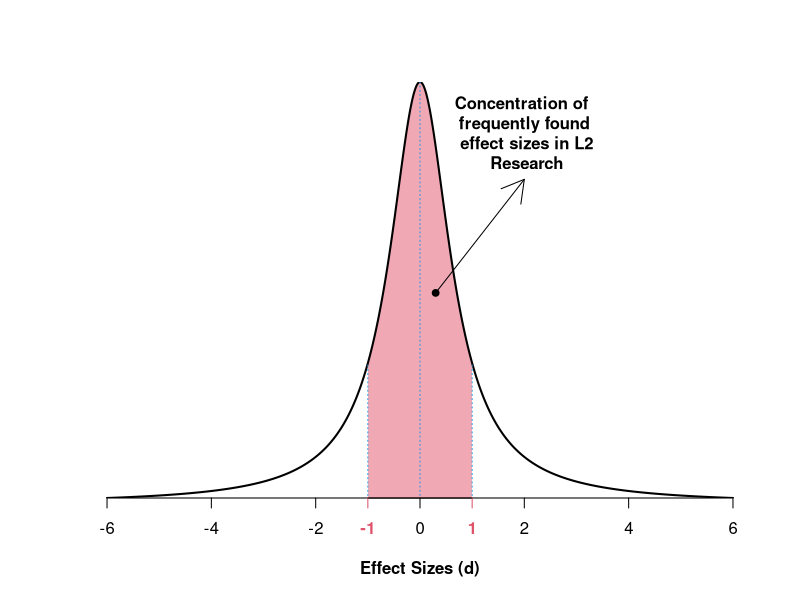

The R script that drew this image:
H = curve(dcauchy(x, 0, sqrt(2)/2), -6, 6, n = 1e4, yaxt = "n", ty = "n", yaxs = "i",
          bty = "n", ylab = NA, xlab = "Effect Sizes (d)", font.lab = 2)

x = seq(-1, 1, l = 1e4)
y = dcauchy(x, 0, sqrt(2)/2)

polygon(c(-1, x, 1), c(0, y, 0), col = adjustcolor(2, .5), border = NA)
lines(H, lwd = 2)
segments(c(-1, 0, 1), rep(0, 3), x <- c(-1, 0, 1), dcauchy(x, 0, sqrt(2)/2), lty = 3, col = 4)
axis(1, at = c(-1, 1), col.ticks = 2, col.axis = 2, font = 2)
arrows(.3, max(H$y)/2, 2, max(H$y)/1.3, code = 2)
points(.3, max(H$y)/2, pch = 19, cex = .9)
text(2, max(H$y)/1.3, "Concentration of \nfrequently found\n effect sizes in L2\n Research", pos = 3, font = 2)
